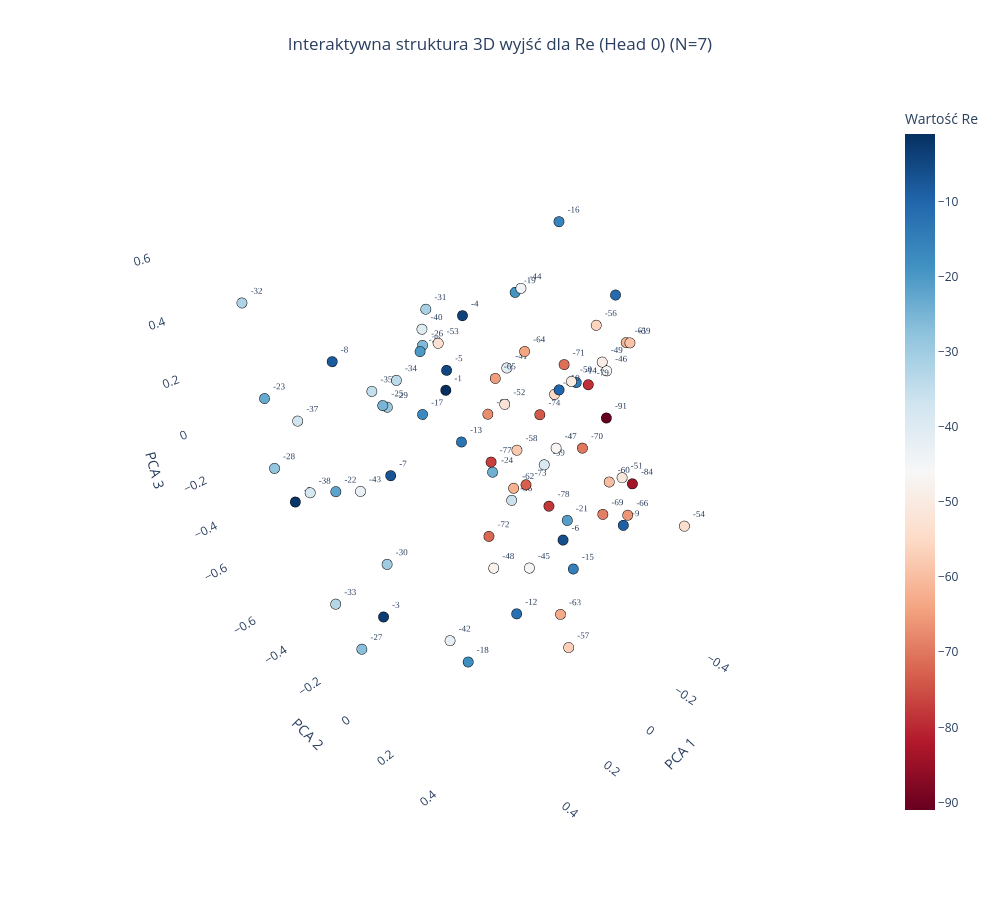
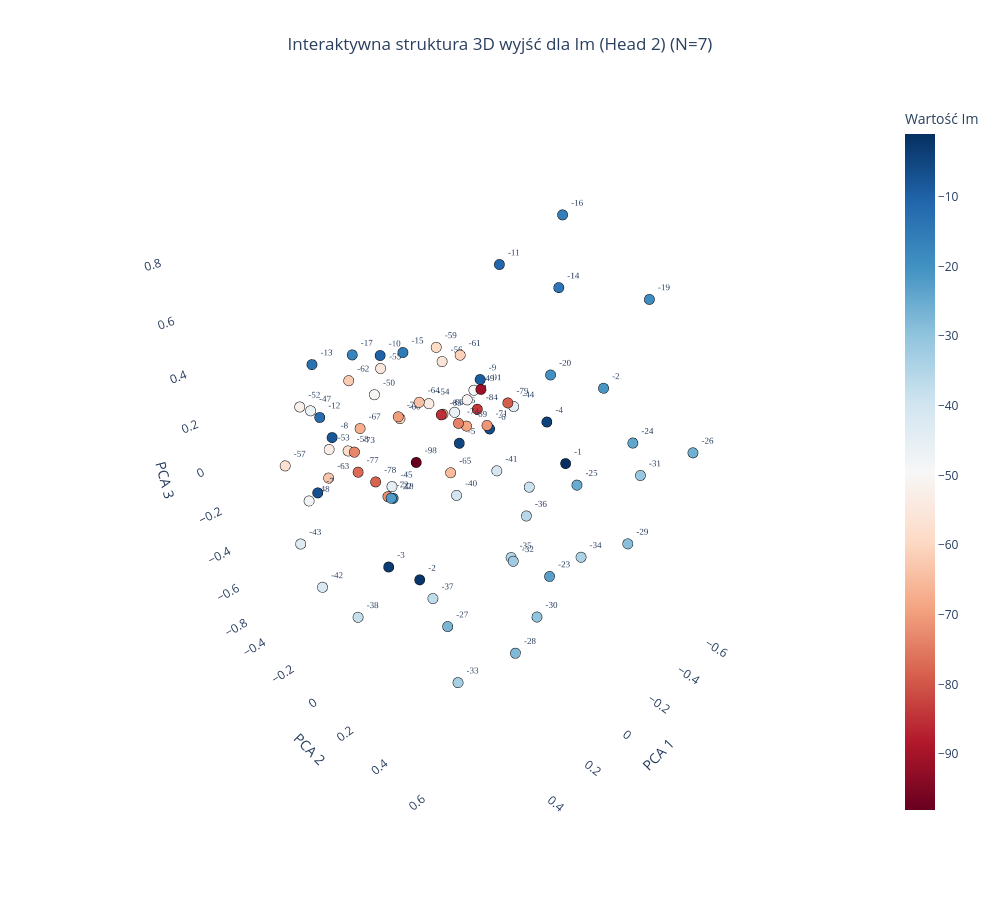

The notebook cell these images were saved under, in order:
### Code cell
plot_output_head_plotly_3d(model, N=N, head_idx=0)

plot_output_head_plotly_3d(model, N=N, head_idx=2)

### Figure 1 — Plotly figure (JSON) as saved in the notebook; plotly's stock layout.template omitted (floating-point values rounded to 4 significant figures)
{"data": [{"hoverinfo": "text", "hovertext": ["Token ID: 7<br>Wartość algebraiczna: -91", "Token ID: 14<br>Wartość algebraiczna: -84", "Token ID: 19<br>Wartość algebraiczna: -79", "Token ID: 20<br>Wartość algebraiczna: -78", "Token ID: 21<br>Wartość algebraiczna: -77", "Token ID: 24<br>Wartość algebraiczna: -74", "Token ID: 25<br>Wartość algebraiczna: -73", "Token ID: 26<br>Wartość algebraiczna: -72", "Token ID: 27<br>Wartość algebraiczna: -71", "Token ID: 28<br>Wartość algebraiczna: -70", "Token ID: 29<br>Wartość algebraiczna: -69", "Token ID: 31<br>Wartość algebraiczna: -67", "Token ID: 32<br>Wartość algebraiczna: -66", "Token ID: 33<br>Wartość algebraiczna: -65", "Token ID: 34<br>Wartość algebraiczna: -64", "Token ID: 35<br>Wartość algebraiczna: -63", "Token ID: 36<br>Wartość algebraiczna: -62", "Token ID: 37<br>Wartość algebraiczna: -61", "Token ID: 38<br>Wartość algebraiczna: -60", "Token ID: 39<br>Wartość algebraiczna: -59", "Token ID: 40<br>Wartość algebraiczna: -58", "Token ID: 41<br>Wartość algebraiczna: -57", "Token ID: 42<br>Wartość algebraiczna: -56", "Token ID: 43<br>Wartość algebraiczna: -55", "Token ID: 44<br>Wartość algebraiczna: -54", "Token ID: 45<br>Wartość algebraiczna: -53", "Token ID: 46<br>Wartość algebraiczna: -52", "Token ID: 47<br>Wartość algebraiczna: -51", "Token ID: 48<br>Wartość algebraiczna: -50", "Token ID: 49<br>Wartość algebraiczna: -49", "Token ID: 50<br>Wartość algebraiczna: -48", "Token ID: 51<br>Wartość algebraiczna: -47", "Token ID: 52<br>Wartość algebraiczna: -46", "Token ID: 53<br>Wartość algebraiczna: -45", "Token ID: 54<br>Wartość algebraiczna: -44", "Token ID: 55<br>Wartość algebraiczna: -43", "Token ID: 56<br>Wartość algebraiczna: -42", "Token ID: 57<br>Wartość algebraiczna: -41", "Token ID: 58<br>Wartość algebraiczna: -40", "Token ID: 59<br>Wartość algebraiczna: -39", "Token ID: 60<br>Wartość algebraiczna: -38", "Token ID: 61<br>Wartość algebraiczna: -37", "Token ID: 62<br>Wartość algebraiczna: -36", "Token ID: 63<br>Wartość algebraiczna: -35", "Token ID: 64<br>Wartość algebraiczna: -34", "Token ID: 65<br>Wartość algebraiczna: -33", "Token ID: 66<br>Wartość algebraiczna: -32", "Token ID: 67<br>Wartość algebraiczna: -31", "Token ID: 68<br>Wartość algebraiczna: -30", "Token ID: 69<br>Wartość algebraiczna: -29", "Token ID: 70<br>Wartość algebraiczna: -28", "Token ID: 71<br>Wartość algebraiczna: -27", "Token ID: 72<br>Wartość algebraiczna: -26", "Token ID: 73<br>Wartość algebraiczna: -25", "Token ID: 74<br>Wartość algebraiczna: -24", "Token ID: 75<br>Wartość algebraiczna: -23", "Token ID: 76<br>Wartość algebraiczna: -22", "Token ID: 77<br>Wartość algebraiczna: -21", "Token ID: 78<br>Wartość algebraiczna: -20", "Token ID: 79<br>Wartość algebraiczna: -19", "Token ID: 80<br>Wartość algebraiczna: -18", "Token ID: 81<br>Wartość algebraiczna: -17", "Token ID: 82<br>Wartość algebraiczna: -16", "Token ID: 83<br>Wartość algebraiczna: -15", "Token ID: 84<br>Wartość algebraiczna: -14", "Token ID: 85<br>Wartość algebraiczna: -13", "Token ID: 86<br>Wartość algebraiczna: -12", "Token ID: 87<br>Wartość algebraiczna: -11", "Token ID: 88<br>Wartość algebraiczna: -10", "Token ID: 89<br>Wartość algebraiczna: -9", "Token ID: 90<br>Wartość algebraiczna: -8", "Token ID: 91<br>Wartość algebraiczna: -7", "Token ID: 92<br>Wartość algebraiczna: -6", "Token ID: 93<br>Wartość algebraiczna: -5", "Token ID: 94<br>Wartość algebraiczna: -4", "Token ID: 95<br>Wartość algebraiczna: -3", "Token ID: 96<br>Wartość algebraiczna: -2", "Token ID: 97<br>Wartość algebraiczna: -1"], "marker": {"color": [-91, -84, -79, -78, -77, -74, -73, -72, -71, -70, -69, -67, -66, -65, -64, -63, -62, -61, -60, -59, -58, -57, -56, -55, -54, -53, -52, -51, -50, -49, -48, -47, -46, -45, -44, -43, -42, -41, -40, -39, -38, -37, -36, -35, -34, -33, -32, -31, -30, -29, -28, -27, -26, -25, -24, -23, -22, -21, -20, -19, -18, -17, -16, -15, -14, -13, -12, -11, -10, -9, -8, -7, -6, -5, -4, -3, -2, -1], "colorbar": {"title": {"text": "Wartość Re"}}, "colorscale": [[0, "rgb(103,0,31)"], [0.1, "rgb(178,24,43)"], [0.2, "rgb(214,96,77)"], [0.3, "rgb(244,165,130)"], [0.4, "rgb(253,219,199)"], [0.5, "rgb(247,247,247)"], [0.6, "rgb(209,229,240)"], [0.7, "rgb(146,197,222)"], [0.8, "rgb(67,147,195)"], [0.9, "rgb(33,102,172)"], [1, "rgb(5,48,97)"]], "line": {"color": "Black", "width": 1}, "showscale": true, "size": 6}, "mode": "markers+text", "text": ["-91", "-84", "-79", "-78", "-77", "-74", "-73", "-72", "-71", "-70", "-69", "-67", "-66", "-65", "-64", "-63", "-62", "-61", "-60", "-59", "-58", "-57", "-56", "-55", "-54", "-53", "-52", "-51", "-50", "-49", "-48", "-47", "-46", "-45", "-44", "-43", "-42", "-41", "-40", "-39", "-38", "-37", "-36", "-35", "-34", "-33", "-32", "-31", "-30", "-29", "-28", "-27", "-26", "-25", "-24", "-23", "-22", "-21", "-20", "-19", "-18", "-17", "-16", "-15", "-14", "-13", "-12", "-11", "-10", "-9", "-8", "-7", "-6", "-5", "-4", "-3", "-2", "-1"], "textfont": {"family": "Arial Black", "size": 9}, "textposition": "top right", "type": "scatter3d", "x": [-0.2829, -0.3153, -0.2953, 0.1617, 0.2071, -0.08545, 0.1879, 0.2763, -0.3083, -0.1132, -0.252, 0.263, -0.2742, 0.01246, -0.04239, 0.192, 0.2455, -0.3976, -0.1423, -0.3216, 0.1876, 0.3247, -0.3168, -0.0619, -0.4747, 0.2661, 0.3012, -0.3466, -0.05509, -0.4782, 0.3326, 0.1053, -0.4911, 0.03172, -0.3912, 0.5391, 0.3884, -0.3476, 0.00443, -0.4921, 0.5299, 0.4575, -0.3091, 0.07219, -0.1534, 0.4512, 0.4784, -0.3561, 0.1159, -0.08453, 0.4769, 0.4842, -0.272, 0.08808, -0.343, 0.4622, 0.5664, -0.4669, 0.03804, -0.4524, 0.3723, 0.3825, -0.4699, -0.02152, -0.4841, 0.3507, 0.3522, -0.546, -0.03591, -0.5084, 0.5051, 0.4559, -0.3237, -0.01755, -0.2816, 0.4338, 0.5449, -0.2337], "y": [0.2343, 0.3405, 0.143, 0.3834, 0.1998, 0.1244, 0.3179, 0.2608, 0.0289, 0.277, 0.2807, 0.2405, 0.364, 0.02565, 0.09107, 0.4758, 0.3239, 0.2002, 0.3678, 0.2655, 0.2796, 0.6144, 0.1384, 0.1974, 0.4671, 0.0561, 0.3365, 0.2772, 0.2625, 0.05663, 0.3357, 0.3507, 0.06891, 0.2099, -0.2458, 0.02133, 0.2049, -0.2634, -0.3106, -0.1859, -0.2548, -0.3876, -0.1873, -0.5127, -0.6543, -0.3198, -0.5689, -0.7008, -0.4486, -0.6332, -0.5433, -0.1403, -0.6311, -0.4363, -0.3242, -0.559, -0.05835, -0.03248, -0.2854, -0.328, 0.2685, 0.1152, -0.1594, 0.3492, -0.05183, 0.2298, 0.4455, 0.0364, 0.2346, 0.2003, -0.09582, 0.05389, 0.06479, -0.2227, -0.4206, -0.06824, -0.3247, -0.4653], "z": [0.07565, -0.1469, 0.1552, 0.05004, 0.1324, 0.1271, 0.1041, -0.06543, 0.1784, 0.06239, -0.2735, 0.3363, -0.2422, 0.2556, 0.3509, -0.2874, 0.1262, 0.2892, -0.0338, 0.3403, 0.2028, -0.22, 0.3558, 0.2411, -0.3459, 0.4789, 0.4252, -0.1715, 0.3146, 0.1325, -0.1041, 0.2042, 0.09808, -0.3787, 0.3333, 0.1104, -0.4553, 0.03488, 0.297, -0.4257, -0.04863, 0.1179, -0.5028, 0.009037, -0.09649, -0.6207, 0.4596, 0.1147, -0.7295, -0.1771, -0.1312, -0.6864, 0.01671, -0.008585, -0.456, 0.1273, 0.08122, -0.6045, 0.2385, 0.2726, -0.5146, 0.3327, 0.568, -0.3273, 0.005659, 0.2843, -0.1924, 0.3498, 0.2829, -0.5178, 0.457, 0.1378, -0.5604, 0.1727, 0.2091, -0.5157, -0.1148, -0.09474]}], "layout": {"height": 900, "scene": {"xaxis": {"backgroundcolor": "white", "gridcolor": "rgba(200,200,200,0.2)", "title": {"text": "PCA 1"}}, "yaxis": {"backgroundcolor": "white", "gridcolor": "rgba(200,200,200,0.2)", "title": {"text": "PCA 2"}}, "zaxis": {"backgroundcolor": "white", "gridcolor": "rgba(200,200,200,0.2)", "title": {"text": "PCA 3"}}}, "showlegend": false, "title": {"text": "Interaktywna struktura 3D wyjść dla Re (Head 0) (N=7)", "x": 0.5, "xanchor": "center"}, "width": 1000}}

### Figure 2 — Plotly figure (JSON) as saved in the notebook; plotly's stock layout.template omitted (floating-point values rounded to 4 significant figures)
{"data": [{"hoverinfo": "text", "hovertext": ["Token ID: 0<br>Wartość algebraiczna: -98", "Token ID: 7<br>Wartość algebraiczna: -91", "Token ID: 13<br>Wartość algebraiczna: -85", "Token ID: 14<br>Wartość algebraiczna: -84", "Token ID: 19<br>Wartość algebraiczna: -79", "Token ID: 20<br>Wartość algebraiczna: -78", "Token ID: 21<br>Wartość algebraiczna: -77", "Token ID: 24<br>Wartość algebraiczna: -74", "Token ID: 25<br>Wartość algebraiczna: -73", "Token ID: 26<br>Wartość algebraiczna: -72", "Token ID: 27<br>Wartość algebraiczna: -71", "Token ID: 28<br>Wartość algebraiczna: -70", "Token ID: 29<br>Wartość algebraiczna: -69", "Token ID: 31<br>Wartość algebraiczna: -67", "Token ID: 32<br>Wartość algebraiczna: -66", "Token ID: 33<br>Wartość algebraiczna: -65", "Token ID: 34<br>Wartość algebraiczna: -64", "Token ID: 35<br>Wartość algebraiczna: -63", "Token ID: 36<br>Wartość algebraiczna: -62", "Token ID: 37<br>Wartość algebraiczna: -61", "Token ID: 38<br>Wartość algebraiczna: -60", "Token ID: 39<br>Wartość algebraiczna: -59", "Token ID: 40<br>Wartość algebraiczna: -58", "Token ID: 41<br>Wartość algebraiczna: -57", "Token ID: 42<br>Wartość algebraiczna: -56", "Token ID: 43<br>Wartość algebraiczna: -55", "Token ID: 44<br>Wartość algebraiczna: -54", "Token ID: 45<br>Wartość algebraiczna: -53", "Token ID: 46<br>Wartość algebraiczna: -52", "Token ID: 47<br>Wartość algebraiczna: -51", "Token ID: 48<br>Wartość algebraiczna: -50", "Token ID: 49<br>Wartość algebraiczna: -49", "Token ID: 50<br>Wartość algebraiczna: -48", "Token ID: 51<br>Wartość algebraiczna: -47", "Token ID: 52<br>Wartość algebraiczna: -46", "Token ID: 53<br>Wartość algebraiczna: -45", "Token ID: 54<br>Wartość algebraiczna: -44", "Token ID: 55<br>Wartość algebraiczna: -43", "Token ID: 56<br>Wartość algebraiczna: -42", "Token ID: 57<br>Wartość algebraiczna: -41", "Token ID: 58<br>Wartość algebraiczna: -40", "Token ID: 59<br>Wartość algebraiczna: -39", "Token ID: 60<br>Wartość algebraiczna: -38", "Token ID: 61<br>Wartość algebraiczna: -37", "Token ID: 62<br>Wartość algebraiczna: -36", "Token ID: 63<br>Wartość algebraiczna: -35", "Token ID: 64<br>Wartość algebraiczna: -34", "Token ID: 65<br>Wartość algebraiczna: -33", "Token ID: 66<br>Wartość algebraiczna: -32", "Token ID: 67<br>Wartość algebraiczna: -31", "Token ID: 68<br>Wartość algebraiczna: -30", "Token ID: 69<br>Wartość algebraiczna: -29", "Token ID: 70<br>Wartość algebraiczna: -28", "Token ID: 71<br>Wartość algebraiczna: -27", "Token ID: 72<br>Wartość algebraiczna: -26", "Token ID: 73<br>Wartość algebraiczna: -25", "Token ID: 74<br>Wartość algebraiczna: -24", "Token ID: 75<br>Wartość algebraiczna: -23", "Token ID: 76<br>Wartość algebraiczna: -22", "Token ID: 77<br>Wartość algebraiczna: -21", "Token ID: 78<br>Wartość algebraiczna: -20", "Token ID: 79<br>Wartość algebraiczna: -19", "Token ID: 80<br>Wartość algebraiczna: -18", "Token ID: 81<br>Wartość algebraiczna: -17", "Token ID: 82<br>Wartość algebraiczna: -16", "Token ID: 83<br>Wartość algebraiczna: -15", "Token ID: 84<br>Wartość algebraiczna: -14", "Token ID: 85<br>Wartość algebraiczna: -13", "Token ID: 86<br>Wartość algebraiczna: -12", "Token ID: 87<br>Wartość algebraiczna: -11", "Token ID: 88<br>Wartość algebraiczna: -10", "Token ID: 89<br>Wartość algebraiczna: -9", "Token ID: 90<br>Wartość algebraiczna: -8", "Token ID: 91<br>Wartość algebraiczna: -7", "Token ID: 92<br>Wartość algebraiczna: -6", "Token ID: 93<br>Wartość algebraiczna: -5", "Token ID: 94<br>Wartość algebraiczna: -4", "Token ID: 95<br>Wartość algebraiczna: -3", "Token ID: 96<br>Wartość algebraiczna: -2", "Token ID: 97<br>Wartość algebraiczna: -1"], "marker": {"color": [-98, -91, -85, -84, -79, -78, -77, -74, -73, -72, -71, -70, -69, -67, -66, -65, -64, -63, -62, -61, -60, -59, -58, -57, -56, -55, -54, -53, -52, -51, -50, -49, -48, -47, -46, -45, -44, -43, -42, -41, -40, -39, -38, -37, -36, -35, -34, -33, -32, -31, -30, -29, -28, -27, -26, -25, -24, -23, -22, -21, -20, -19, -18, -17, -16, -15, -14, -13, -12, -11, -10, -9, -8, -7, -6, -5, -4, -3, -2, -1], "colorbar": {"title": {"text": "Wartość Im"}}, "colorscale": [[0, "rgb(103,0,31)"], [0.1, "rgb(178,24,43)"], [0.2, "rgb(214,96,77)"], [0.3, "rgb(244,165,130)"], [0.4, "rgb(253,219,199)"], [0.5, "rgb(247,247,247)"], [0.6, "rgb(209,229,240)"], [0.7, "rgb(146,197,222)"], [0.8, "rgb(67,147,195)"], [0.9, "rgb(33,102,172)"], [1, "rgb(5,48,97)"]], "line": {"color": "Black", "width": 1}, "showscale": true, "size": 6}, "mode": "markers+text", "text": ["-98", "-91", "-85", "-84", "-79", "-78", "-77", "-74", "-73", "-72", "-71", "-70", "-69", "-67", "-66", "-65", "-64", "-63", "-62", "-61", "-60", "-59", "-58", "-57", "-56", "-55", "-54", "-53", "-52", "-51", "-50", "-49", "-48", "-47", "-46", "-45", "-44", "-43", "-42", "-41", "-40", "-39", "-38", "-37", "-36", "-35", "-34", "-33", "-32", "-31", "-30", "-29", "-28", "-27", "-26", "-25", "-24", "-23", "-22", "-21", "-20", "-19", "-18", "-17", "-16", "-15", "-14", "-13", "-12", "-11", "-10", "-9", "-8", "-7", "-6", "-5", "-4", "-3", "-2", "-1"], "textfont": {"family": "Arial Black", "size": 9}, "textposition": "top right", "type": "scatter3d", "x": [0.2297, -0.2524, -0.01509, -0.318, -0.2977, 0.2527, 0.3136, -0.04025, 0.2855, 0.2554, -0.244, -0.0009369, -0.2124, 0.3766, -0.2579, 0.03373, -0.006879, 0.2975, 0.2601, -0.2325, -0.0733, -0.2228, 0.2966, 0.447, -0.2, 0.03537, -0.3378, 0.4243, 0.4242, -0.4056, 0.08522, -0.4501, 0.4018, 0.264, -0.3868, -0.03116, -0.4398, 0.5577, 0.4338, -0.4228, -0.01867, -0.6286, 0.529, 0.3277, -0.49, -0.07776, -0.3436, 0.3011, 0.3631, -0.4901, -0.05856, -0.264, 0.387, 0.4229, -0.4483, 0.008341, -0.4833, 0.3634, 0.6162, -0.6041, 0.03273, -0.4942, 0.4049, 0.5335, -0.4324, 0.02229, -0.5563, 0.4552, 0.3494, -0.5092, 0.06607, -0.5911, 0.4971, 0.5314, -0.468, -0.043, -0.4052, 0.3193, 0.4214, -0.3724], "y": [0.08659, -0.07519, -0.04709, -0.1614, 0.02789, -0.1279, -0.1476, 0.01874, -0.1983, -0.05614, -0.0323, -0.2852, -0.1167, -0.02198, -0.306, 0.04972, -0.1607, -0.3728, -0.225, -0.169, -0.3653, -0.2956, -0.2216, -0.4286, -0.2382, -0.3283, -0.4847, -0.1506, -0.3037, -0.3114, -0.3142, -0.3149, -0.3687, -0.4925, -0.3716, -0.3968, -0.07053, -0.2113, -0.3072, -0.1452, 0.02386, -0.131, 0.06632, 0.2581, -0.02125, 0.2672, 0.4087, 0.3537, 0.6765, 0.5435, 0.4308, 0.6705, 0.7195, 0.4393, 0.7673, 0.6244, 0.4969, 0.8203, 0.4299, 0.2536, 0.5091, 0.4856, 0.1667, 0.1923, 0.1385, -0.205, 0.03799, -0.1431, -0.3011, -0.2297, -0.2853, -0.4176, -0.01324, -0.08957, -0.2356, 0.01898, 0.1402, -0.001623, 0.3021, 0.2736], "z": [0.104, 0.1303, 0.1316, -0.02781, 0.09347, -0.08184, -0.01541, 0.1123, 0.03549, -0.1109, -0.01375, 0.02222, -0.04128, 0.2633, -0.08956, -0.06059, 0.1406, -0.1684, 0.3176, 0.253, -0.05495, 0.2431, 0.03493, -0.06187, 0.2104, 0.2371, -0.1499, 0.138, 0.2458, -0.08492, 0.1479, -0.05682, -0.2228, 0.07554, -0.1663, -0.3983, -0.0283, -0.2524, -0.6195, -0.3861, -0.2105, -0.5783, -0.4551, -0.3665, -0.609, -0.418, -0.4945, -0.7654, 0.102, -0.08903, -0.6143, -0.2151, -0.2488, -0.3075, 0.1463, 0.173, 0.0408, 0.1347, 0.3458, 0.1258, 0.5449, 0.6151, 0.08526, 0.6843, 0.8345, 0.3474, 0.4969, 0.4909, 0.1694, 0.5246, 0.321, -0.1033, 0.2878, 0.03799, -0.2282, 0.02168, 0.007424, -0.3854, -0.1834, -0.1103]}], "layout": {"height": 900, "scene": {"xaxis": {"backgroundcolor": "white", "gridcolor": "rgba(200,200,200,0.2)", "title": {"text": "PCA 1"}}, "yaxis": {"backgroundcolor": "white", "gridcolor": "rgba(200,200,200,0.2)", "title": {"text": "PCA 2"}}, "zaxis": {"backgroundcolor": "white", "gridcolor": "rgba(200,200,200,0.2)", "title": {"text": "PCA 3"}}}, "showlegend": false, "title": {"text": "Interaktywna struktura 3D wyjść dla Im (Head 2) (N=7)", "x": 0.5, "xanchor": "center"}, "width": 1000}}
